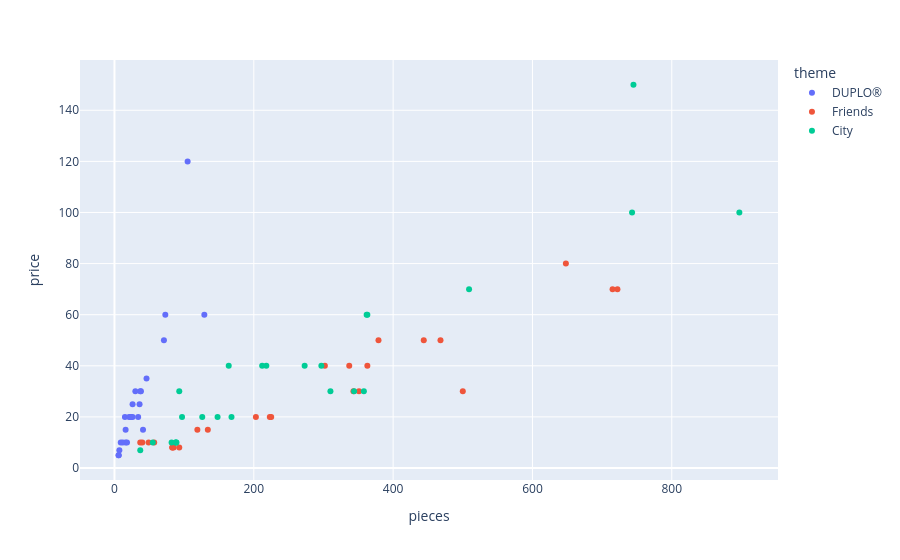

Notebook code cell kept with this figure:
### Markdown cell above
(a) Make a scatter plot of the number of pieces vs the price. Color the data by the lego theme and add the set name as your hover_data.

### Code cell
piece_vs_price = px.scatter(DF, 
                            x="pieces", 
                            y="price", 
                            color="theme",
                            hover_data='set_name'
                            )
piece_vs_price.show()

### Figure 1 — Plotly figure (JSON) as saved in the notebook; plotly's stock layout.template omitted (floating-point values rounded to 4 significant figures)
{"data": [{"customdata": [["My First Ladybird"], ["My First Race Car"], ["My First Celebration"], ["Large Playground Brick Box"], ["Farmers' Market"], ["Farm Animals"], ["Train Bridge and Tracks"], ["Cargo Train"], ["Spider-Man & Hulk Adventures"], ["Rapunzel's Tower"], ["Train Tracks"], ["My First Fun Puzzle"], ["My First Car Creations"], ["Fire Truck"], ["Baby Animals"], ["Tropical Island"], ["Plane"], ["Submarine Adventure"], ["Alphabet Truck"], ["Tow Truck"], ["Super Heroes Lab"], ["Bedroom"], ["Pizza Stand"], ["Bakery"], ["Modular Playhouse"]], "hovertemplate": "theme=DUPLO®<br>pieces=%{x}<br>price=%{y}<br>set_name=%{customdata[0]}<extra></extra>", "legendgroup": "DUPLO®", "marker": {"color": "#636efa", "symbol": "circle"}, "mode": "markers", "name": "DUPLO®", "orientation": "v", "showlegend": true, "type": "scatter", "x": [6, 6, 41, 71, 26, 16, 26, 105, 38, 37, 23, 15, 34, 21, 9, 73, 12, 24, 36, 7, 30, 16, 18, 46, 129], "xaxis": "x", "y": [4.99, 4.99, 14.99, 49.99, 19.99, 9.99, 24.99, 120.0, 29.99, 29.99, 19.99, 19.99, 19.99, 19.99, 9.99, 59.99, 9.99, 19.99, 24.99, 6.99, 29.99, 14.99, 9.99, 34.99, 59.99], "yaxis": "y"}, {"customdata": [["Stephanie's Soccer Practice"], ["Olivia's Mission Vehicle"], ["Mia's Tree House"], ["Friendship House"], ["Friends Advent Calendar"], ["Stephanie's Heart Box"], ["Mia's Heart Box"], ["Mia's Forest Adventures"], ["Stephanie's Obstacle Course"], ["Mia's House"], ["Andrea's Pool Party"], ["Turtles Rescue Mission"], ["Dolphins Rescue Mission"], ["Andrea's Summer Heart Box"], ["Olivia's Summer Heart Box"], ["Heartlake City Hospital"], ["Puppy Playground"], ["Andrea's Play Cube - Singer"], ["Mia's Play Cube - Veterinarian"], ["Mia's Play Cube - Cinema"], ["Baby Elephant Jungle Rescue"], ["Tiger Hot Air Balloon Jungle Rescue"], ["Jungle Rescue Base"], ["Emma's Fashion Shop"], ["Beach House"]], "hovertemplate": "theme=Friends<br>pieces=%{x}<br>price=%{y}<br>set_name=%{customdata[0]}<extra></extra>", "legendgroup": "Friends", "marker": {"color": "#EF553B", "symbol": "circle"}, "mode": "markers", "name": "Friends", "orientation": "v", "showlegend": true, "type": "scatter", "x": [119, 223, 351, 722, 500, 85, 83, 134, 337, 715, 468, 225, 363, 83, 93, 379, 57, 49, 40, 37, 203, 302, 648, 343, 444], "xaxis": "x", "y": [14.99, 19.99, 29.99, 69.99, 29.99, 7.99, 7.99, 14.99, 39.99, 69.99, 49.99, 19.99, 39.99, 7.99, 7.99, 49.99, 9.99, 9.99, 9.99, 9.99, 19.99, 39.99, 79.99, 29.99, 49.99], "yaxis": "y"}, {"customdata": [["Off-Road Chase"], ["Mountain Fugitives"], ["Dirt Road Pursuit"], ["Pickup & Caravan"], ["Heavy Cargo Transport"], ["Mining Team"], ["People Pack - Outdoor Adventures"], ["Parachute Arrest"], ["Dock Side Fire"], ["Fire Station"], ["Fire Plane"], ["Construction Loader"], ["Diving Yacht"], ["Harvester Transport"], ["Mars Research Shuttle"], ["Police Helicopter Chase"], ["Police Monster Truck Heist"], ["Police Station"], ["Fire Helicopter Response"], ["Street Sweeper"], ["Monster Truck"], ["Construction Bulldozer"], ["Tuning Workshop"], ["Ocean Exploration Ship"], ["Safari Off-Roader"]], "hovertemplate": "theme=City<br>pieces=%{x}<br>price=%{y}<br>set_name=%{customdata[0]}<extra></extra>", "legendgroup": "City", "marker": {"color": "#00cc96", "symbol": "circle"}, "mode": "markers", "name": "City", "orientation": "v", "showlegend": true, "type": "scatter", "x": [37, 88, 297, 344, 310, 82, 164, 218, 97, 509, 363, 88, 148, 358, 273, 212, 362, 743, 93, 89, 55, 126, 897, 745, 168], "xaxis": "x", "y": [6.99, 9.99, 39.99, 29.99, 29.99, 9.99, 39.99, 39.99, 19.99, 69.99, 59.99, 9.99, 19.99, 29.99, 39.99, 39.99, 59.99, 99.99, 29.99, 9.99, 9.99, 19.99, 99.99, 150.0, 19.99], "yaxis": "y"}], "layout": {"legend": {"title": {"text": "theme"}, "tracegroupgap": 0}, "margin": {"t": 60}, "xaxis": {"anchor": "y", "domain": [0, 1], "title": {"text": "pieces"}}, "yaxis": {"anchor": "x", "domain": [0, 1], "title": {"text": "price"}}}}
